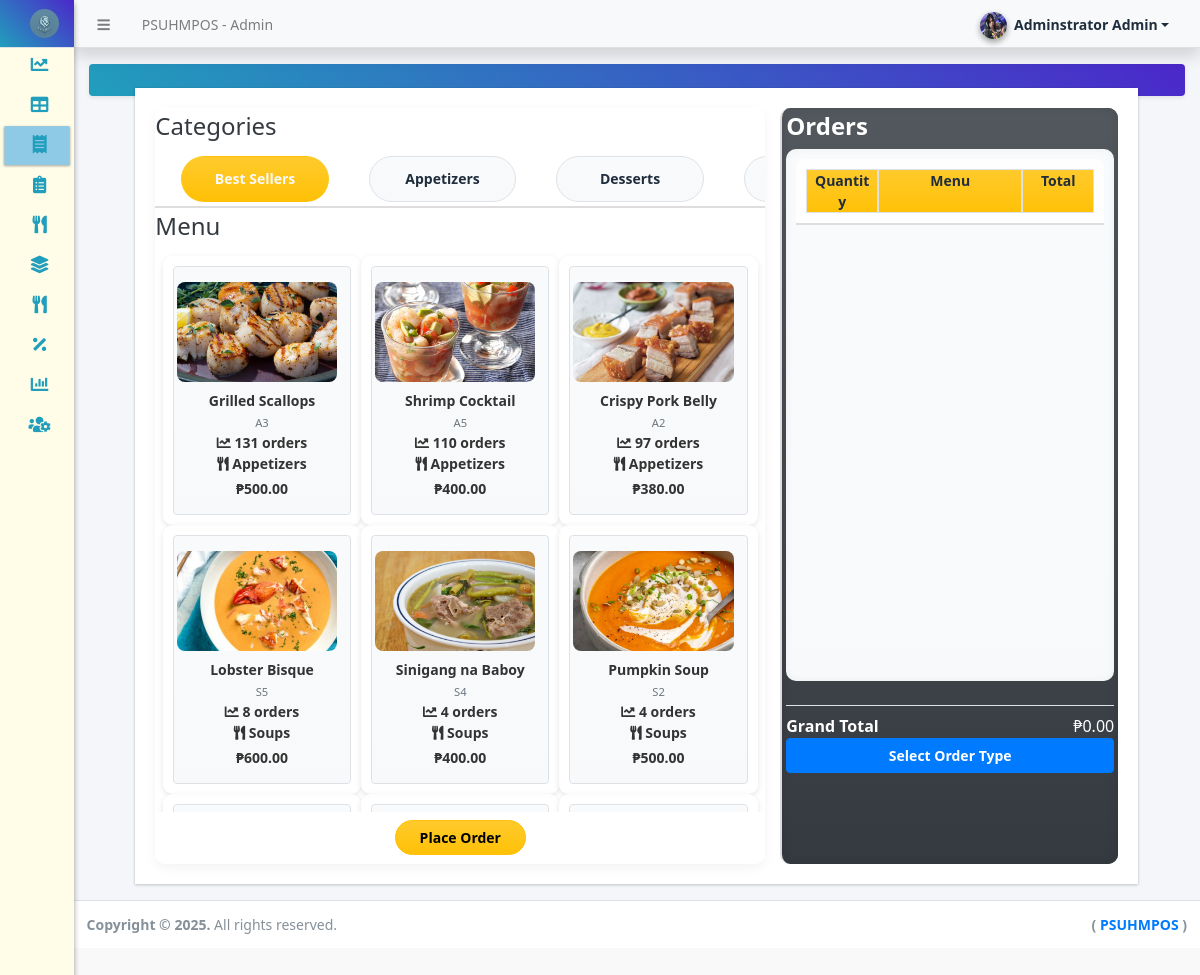
Screenshot of /admin/?page=sales/manage_sale (signed in) with the database file from the repository.
### tables this page shows
CREATE TABLE `category_list` (
  `id` int(30) NOT NULL,
  `name` text NOT NULL,
  `description` text NOT NULL,
  `status` tinyint(1) NOT NULL DEFAULT 1,
  `delete_flag` tinyint(1) NOT NULL DEFAULT 0,
  `date_created` datetime NOT NULL DEFAULT current_timestamp(),
  `date_updated` datetime NOT NULL DEFAULT current_timestamp() ON UPDATE current_timestamp()
);

CREATE TABLE `menu_list` (
  `id` int(30) NOT NULL,
  `category_id` int(30) NOT NULL,
  `code` varchar(100) NOT NULL,
  `name` text NOT NULL,
  `description` text NOT NULL,
  `price` float(12,2) NOT NULL DEFAULT 0.00,
  `status` tinyint(1) NOT NULL DEFAULT 1,
  `delete_flag` tinyint(1) NOT NULL DEFAULT 0,
  `date_created` datetime NOT NULL DEFAULT current_timestamp(),
  `date_updated` datetime NOT NULL DEFAULT current_timestamp() ON UPDATE current_timestamp(),
  `image_path` varchar(255) DEFAULT NULL
);

CREATE TABLE `order_items` (
  `id` int(11) NOT NULL,
  `order_id` int(30) NOT NULL,
  `menu_id` int(30) NOT NULL,
  `price` float(12,2) NOT NULL DEFAULT 0.00,
  `quantity` int(30) NOT NULL DEFAULT 0,
  `served` tinyint(1) NOT NULL DEFAULT 0 COMMENT 'true=1,false=0'
);

### admin/sales/manage_sale.php (the view, shortened to what this page needs)
<div class="content kitchen-header-gradient py-3 px-4 rounded shadow-sm mb-3">
</div>
<div class="row mt-n4 justify-content-center">
    <div class="col-lg-11 col-md-11 col-sm-12 col-xs-12">
        <div class="card rounded-0">
            <div class="card-body">
                <form action="" id="sales-form">
                    <div id="pos-field">
                        <div id="menu-list">
                            <fieldset>
                                <legend>Categories</legend>
                           <div id="cat-list" class="py-1">
    <button class="btn btn-xs rounded-pill px-2 cat_btn mx-3 col-lg-3 col-md-4 col-sm-6 col-xs-10 bg-gradient-warning text-light" type="button" data-id='0'>Best Sellers</button>
    <?php
    $categories = $conn->query("SELECT * FROM category_list where delete_flag = 0 and status = 1 order by name asc");
    while($row = $categories->fetch_assoc()):
    ?>
    <button class="btn btn-xs rounded-pill px-2 cat_btn mx-3 col-lg-3 col-md-4 col-sm-6 col-xs-10 bg-gradient-light border" type="button" data-id='<?= $row['id'] ?>'><?= $row['name'] ?></button>
    <?php endwhile; ?>
</div>
                            </fieldset>
                            <fieldset>
                                <legend>Menu</legend>
                                <div id="item-list" class="py-1 overflow-auto">
                                              <div class="row row-cols-xl-3 row-cols-md-2 row-cols-sm-1 gy-2 gx-2">
                                    <?php
                                    $cat_list = $conn->query("SELECT name from category_list");
                                    while($cat_row = $cat_list->fetch_assoc()):
                                     $cat_name = $cat_row["name"];
                                    ?>
                                    <br/>
                                    <?php
                                    $bestSellers = $conn->query("SELECT *,
                                                        COUNT(order_items.menu_id) AS total_orders,category_list.name AS cat_name, menu_list.name AS menu_name
                                                    FROM menu_list
                                                    INNER JOIN order_items
                                                        ON menu_list.id = order_items.menu_id
                                                    INNER JOIN category_list ON category_list.id = menu_list.category_id
                                                    WHERE menu_list.delete_flag = 0
                                                    AND menu_list.status = 1
                                                    AND category_list.name = '$cat_name'
                                                    GROUP BY menu_list.id, menu_list.name
                                                    ORDER BY total_orders DESC LIMIT 3;");
                                    while($row = $bestSellers->fetch_assoc()):
                                    ?>
                                    <div class="col <?= isset($cid) && $cid == $row['category_id'] ? "" : "d-none" ?> menu-item" data-cat-id='0'>
                                        <button class="btn btn-default btn-block btn-xs rounded px-2 bg-gradient-light border item-btn text-left" type="button" data-id='<?= $row['menu_id'] ?>' data-price='<?= $row['price'] ?>'>
                                            <div class="d-flex flex-column align-items-center">
                                                <img src="<?= isset($row['image_path']) && !empty($row['image_path']) ? base_url . 'uploads/image/' . htmlspecialchars($row['image_path']) : 'path_to_placeholder_image.jpg' ?>"
                                                     alt="<?= htmlspecialchars($row['name']) ?>"
                                                     style="width: 100%; height: 100px; object-fit: cover; border-radius: 8px;">
                                                <div class="text-center mt-2">
                                                    <div class="font-weight-bold"><?= htmlspecialchars($row['menu_name']) ?> </div>
                                                    <small class="text-muted"><?= $row['code'] ?></small>
                                                    <br/>
                                                        <div class="menu-stats-container">
        <div class="stat-item orders">
            <i class="fas fa-chart-line"></i>
            <span class="stat-number"><?= $row['total_orders'] ?></span>
            <span class="stat-label"><?= $row['total_orders']<2?"order":"orders" ?></span>
        </div>
        <div class="stat-item category">
            <i class="fas fa-utensils"></i>
            <span class="stat-text"><?= $cat_name ?></span>
        </div>
    </div>
                                                    <div class="font-weight-bold mt-1">₱<?= number_format($row['price'], 2) ?></div>
                                                </div>
                                            </div>
                                        </button>
                                    </div>
                                    <?php endwhile;
                                    endwhile; ?>
                                    </div>
                                </div>
                            </fieldset>
                            <div class="text-center py-2">
                                <button type="submit" id="place_order" class="btn btn-warning bg-gradient-warning rounded-pill px-4">Place Order</button>
                            </div>
                        </div>
                        <div id="order-list" class="bg-gradient-dark p-1">
                            <h4><b>Orders</b></h4>
                            <div id="order-items-holder" class="bg-gradient-light mb-3">
                                <div id="order-items-header">
                                    <div class="d-flex w-100 bg-gradient-warning">
                                        <div class="col-3 text-center font-weight-bolder m-0 border">Quantity</div>
                                        <div class="col-6 text-center font-weight-bolder m-0 border">Menu</div>
                                        <div class="col-3 text-center font-weight-bolder m-0 border">Total</div>
                                    </div>
                                </div>
                            </div>
<div class="d-flex justify-content-between align-items-center w-100 mt-2 pt-2 border-top">
    <span class="font-weight-bold text-white" style="font-size: 16px;">Grand Total</span>
    <span class="text-white text-right" style="font-size: 16px;" id="grand_total">₱0.00</span>
</div>
<button type="button" class="btn btn-primary" data-toggle="modal" data-target="#myModal">
    Select Order Type
</button>
                        </div>
                    </div>
                </form>
            </div>
        </div>
    </div>
</div>
        </div>
    </div>
</div>

### admin/sales/manage_sale.php (style rules this page uses)
body { font-family: 'Segoe UI', Tahoma, Geneva, Verdana, sans-serif; background-color: #f9f9f9; }
#pos-field { height: 54em; display: flex; gap: 15px; }
#menu-list { width: 65%; height: 100%; overflow: hidden; display: flex; flex-direction: column; border-radius: 10px; background: rgba(255, 255, 255, 0.95); box-shadow: 0 4px 12px rgba(0, 0, 0, 0.05); backdrop-filter: blur(4px); }
#order-list { width: 36%; height: 100%; display: flex; flex-direction: column; background: rgba(255, 255, 255, 0.7); border-left: 2px solid #ddd; padding: 15px; border-radius: 10px; box-shadow: inset 0 0 10px rgba(0, 0, 0, 0.1); backdrop-filter: blur(10px); }
#cat-list { height: 4em !important; overflow-x: auto; display: flex; gap: 8px; padding: 10px; white-space: nowrap; background: #ffffff; border-bottom: 2px solid #ddd; }
#cat-list button, #cat-list .btn { transition: background-color 0.3s ease, color 0.3s ease, border-color 0.3s ease, transform 0.3s ease; }
#item-list { height: 40em !important; display: flex; flex-wrap: wrap; gap: 15px; padding: 15px; overflow-y: auto; justify-content: flex-start; }
.menu-item { background: rgba(255, 255, 255, 0.9); border-radius: 10px; padding: 10px; box-shadow: 0 2px 6px rgba(0, 0, 0, 0.1); transition: transform 0.3s ease, box-shadow 0.3s ease; width: 31%; overflow: hidden; }
.menu-item button { width: 100%; height: 100%; padding: 15px; font-size: 1em; font-weight: bold; border-radius: 8px; background-color: #fff; color: #333; border: 2px solid #ccc; transition: background-color 0.3s ease, transform 0.3s ease, color 0.3s ease; }
#order-items-holder { height: 38em !important; overflow-y: auto; background: rgba(255, 255, 255, 0.95); border-radius: 10px; padding: 10px; box-shadow: inset 0 0 8px rgba(0, 0, 0, 0.05); }
#order-items-header { position: sticky; top: 0; background: rgba(255, 255, 255, 0.9); padding: 10px; font-weight: bold; border-bottom: 2px solid #ddd; z-index: 1; border-radius: 8px 8px 0 0; color: #000; }
.btn { transition: background-color 0.3s, color 0.3s; font-weight: 600; }
.btn-warning { background-color: #ffcc00; color: #000; }
.btn-default { background-color: #f8f9fa; color: #000; }
.kitchen-header-gradient { background: linear-gradient(45deg, #219ebc, rgb(75, 40, 202)); color: #fff; }
.menu-item img { width: 40px; height: 40px; object-fit: cover; border-radius: 8px; margin-right: 10px; }
.btn-primary { background-color: #007bff; border-color: #007bff; }
.btn-warning { background: linear-gradient(145deg, #ffc107, #e0a800); }

### rows the page displays
category_list: name "Appetizers"
category_list: name "Desserts"
menu_list: image_path (picture), name "Grilled Scallops", code "A3", total_orders "131", category.name "Appetizers", order_items.price "500.00"
menu_list: image_path (picture), name "Shrimp Cocktail", code "A5", total_orders "110", category.name "Appetizers", order_items.price "400.00"
menu_list: image_path (picture), name "Crispy Pork Belly", code "A2", total_orders "97", category.name "Appetizers", order_items.price "380.00"
menu_list: image_path (picture), name "Lobster Bisque", code "S5", total_orders "8", category.name "Soups", order_items.price "600.00"
menu_list: image_path (picture), name "Sinigang na Baboy", code "S4", total_orders "4", category.name "Soups", order_items.price "400.00"
menu_list: image_path (picture), name "Pumpkin Soup", code "S2", total_orders "4", category.name "Soups", order_items.price "500.00"

### other values shown
$_settings->info('name') "PSUHMPOS"
$_settings->userdata('firstname').' '.$_settings->userdata('lastname') "Adminstrator Admin"
